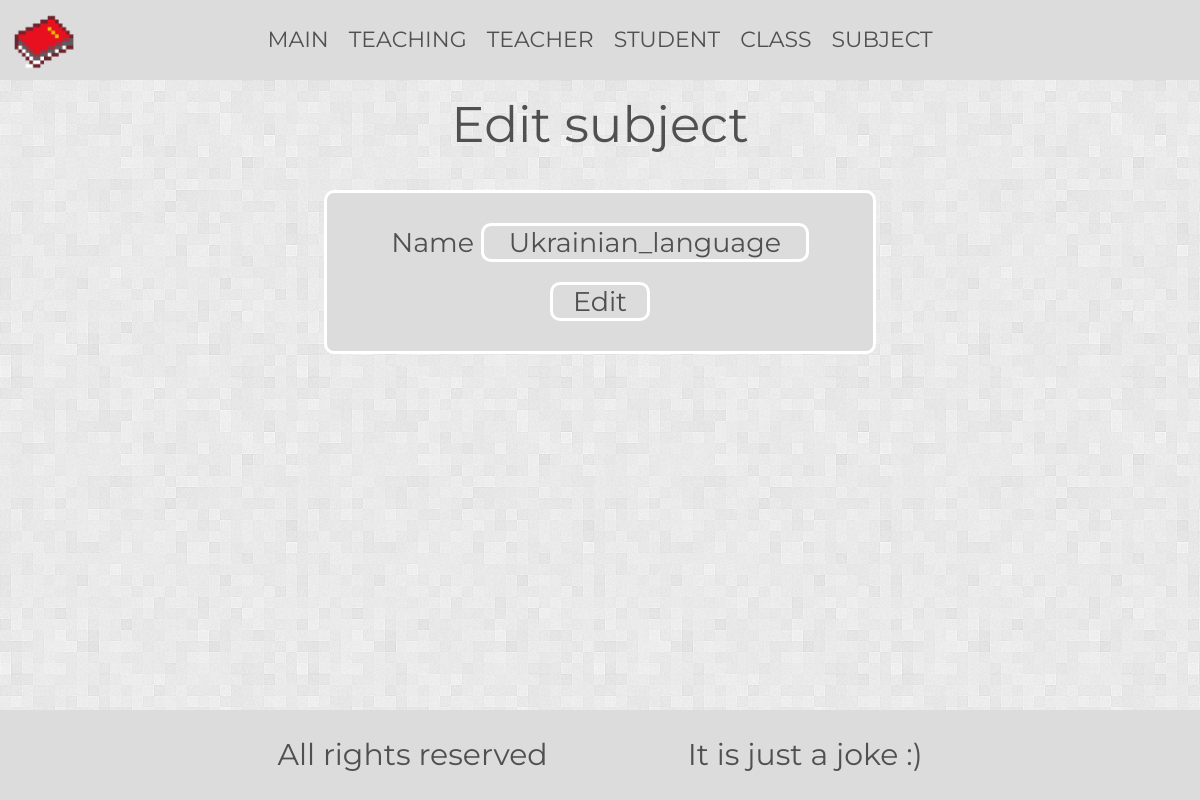
/edit_subject/6, run on an earlier commit of the app's database.
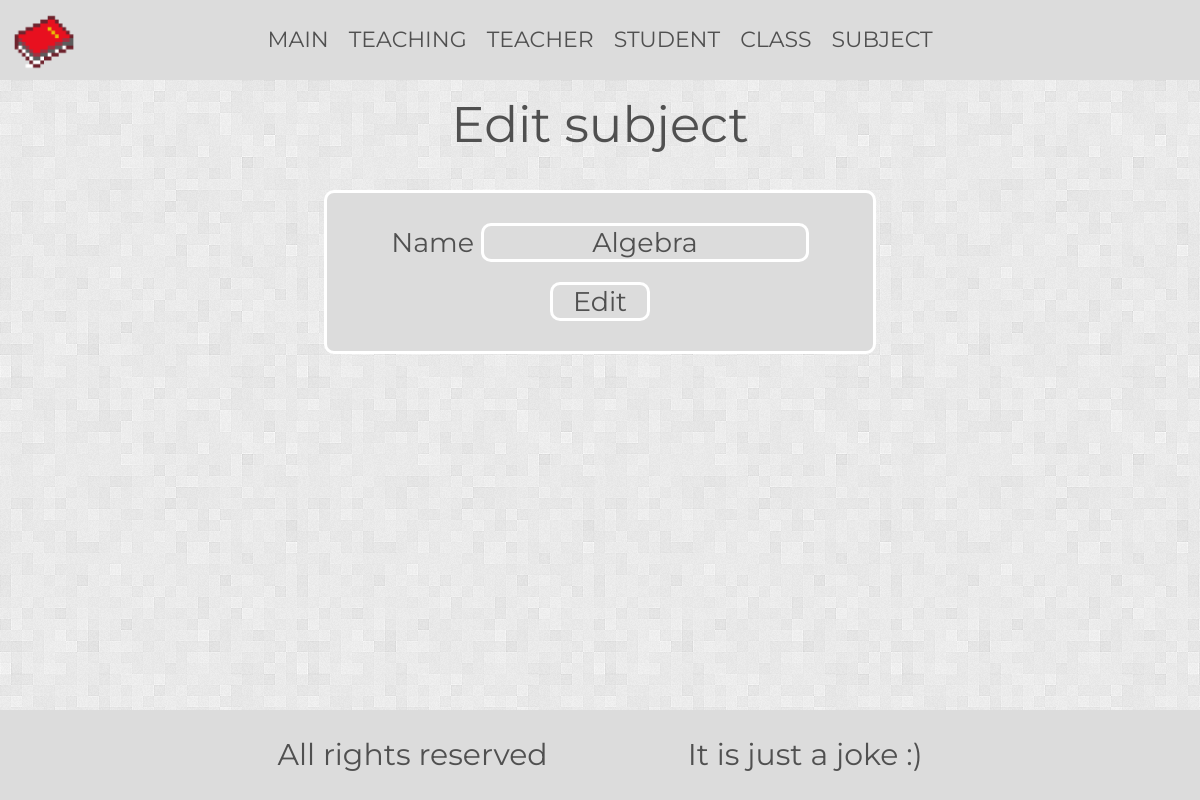
And on a later commit of the database.
### school_data/models.py (models this page shows, shortened)
class Subject(db.Model):
    id = db.Column(db.Integer, primary_key=True)
    name = db.Column(db.String(30), nullable=False, unique=True)
    teachingS = db.relationship('Teaching', back_populates='subject')

### school_data/subjects/routes.py (the view)
@subjects.route('/edit_subject/<int:id>', methods=["POST", "GET"])
def edit_subject(id):
    subject = Subject.query.get_or_404(id)
    form = EditSubjectForm()
    if request.method != 'POST':
        form.name.default = subject.name
        form.process()
    if form.validate_on_submit():
        subject.name = form.name.data
        db.session.commit()
        return redirect(url_history_util.url_back('main.about'))
    return render_template('editSubjectForm.html',
                           form=form,
                           title='Edit subject',
                           id=subject.id)

### school_data/subjects/forms.py
class EditSubjectForm(AddSubjectForm):
    submit = SubmitField('Edit')

### school_data/subjects/routes.py (called while the page is built)
@subjects.after_request
def save_response(response):
    return url_history_util.save_response(response)

### school_data/utils/url_history_util.py (called while the page is built)
def save_response(response):
    if request.method == 'POST':
        return response
    if request.endpoint == 'static':
        return response
    history = session.get('history', [])
    if history:
        if (history[-1][0] == request.endpoint and
                history[-1][1] == request.view_args):
            return response
    history.append([
        request.endpoint,
        request.view_args,
        response.status_code
    ])
    session['history'] = history[-5:]
    return response

### school_data/templates/editSubjectForm.html (shortened to what this page needs)
{% extends 'baseForm.html'%}
{% block From %}
    <form action="{{ url_for('subjects.edit_subject', id=id) }}" method="post">
        <div class="form__blocks__box">
            <div>
                {{ form.name.label() }}
                {% if form.name.errors %}
                    {{ form.name(class="long__form__block") }}
                    {% for error in form.name.errors %}
                            <span class="validate__error__span">{{error}}</span>
                    {% endfor %}
                {% else %}
                    {{ form.name(class="long__form__block") }}
                {% endif %}
            </div>
            <div>
                {{ form.submit(class="submit__form__block") }}
            </div>
        </div>
    </form>
{% endblock %}

What changed in the data, as far as the page shows it:
changed Subject: name "Ukrainian_language" → "Algebra"
